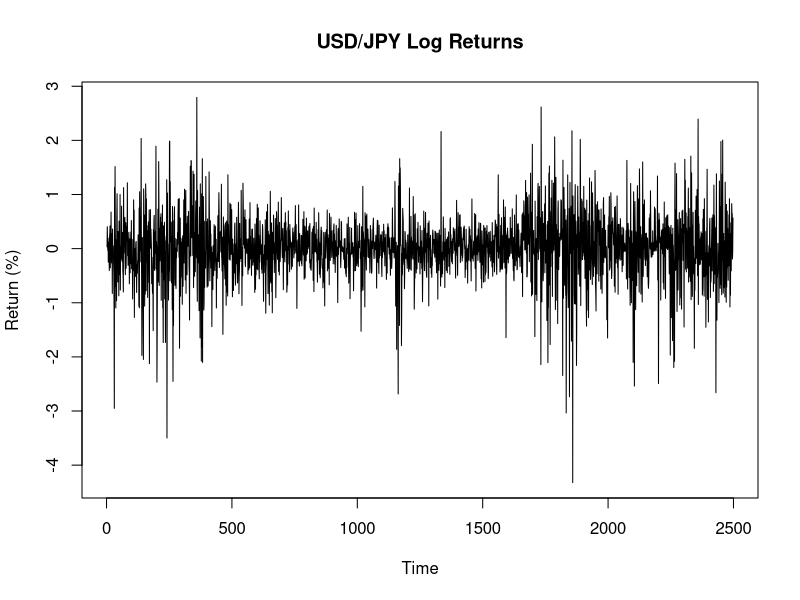
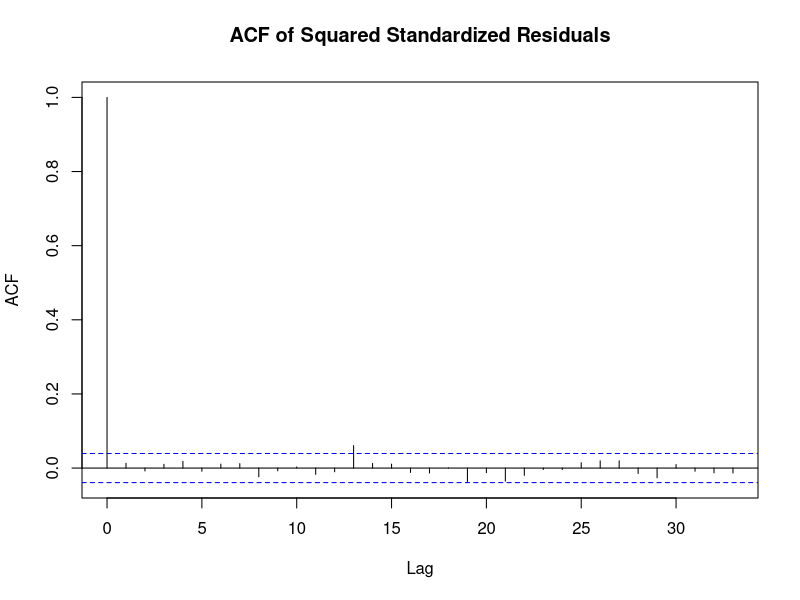
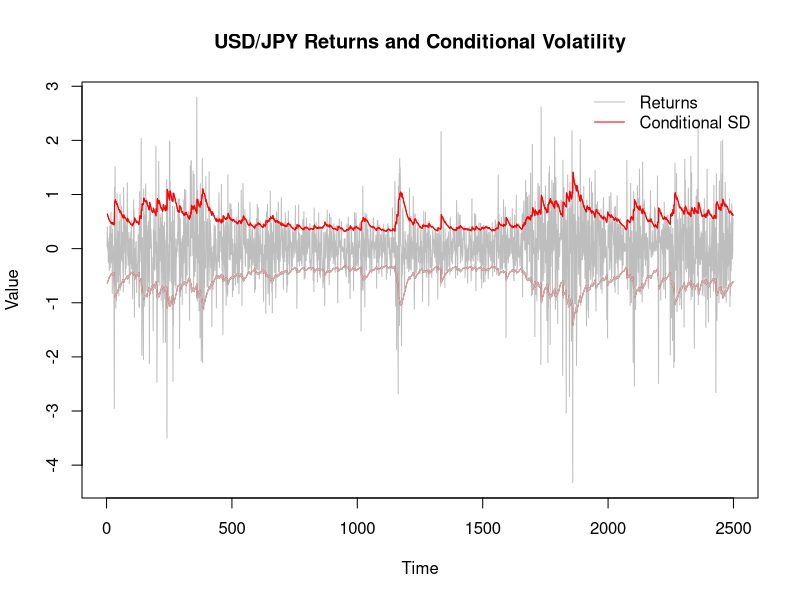

These figures' R source, in order:
## ---- chunk 1
#| label: fig-returns
#| echo: false
#| warning: false
#| message: false
#| fig-cap: "Daily log returns of the USD/JPY exchange rate, showing periods of high and low volatility."

# Load required libraries
library(tseries)
library(knitr)

# Load the data, assuming the CSV has DATE and DEXJPUS columns
jpy_data <- read.csv("DEXJPUS.csv", header = TRUE, na.strings = ".")
jpy_data <- na.omit(jpy_data) # Remove rows with missing values (weekends/holidays)

# Create a time series object for the price
price <- ts(jpy_data$DEXJPUS)

# Calculate log returns and remove the first NA value
returns <- diff(log(price)) * 100

plot(returns, main = "USD/JPY Log Returns", ylab = "Return (%)",
     xlab = "Time")
## ---- chunk 2
#| echo: false
#| warning: false
#| message: false

# Formal test for ARCH effects
Box.test(returns^2, lag = 12, type = "Ljung-Box")
## ---- chunk 3
#| label: tbl-coeffs
#| echo: false
#| warning: false
#| message: false

# Specify and estimate the GARCH(1,1) model
garch_model <- garch(returns, order = c(1, 1))

# Display the coefficients in a clean table
knitr::kable(
  summary(garch_model)$coef,
  col.names = c("Estimate", "Std. Error", "t value", "Pr(>|t|)"),
  caption = "GARCH(1,1) Model Coefficients"
)
## ---- chunk 4
#| label: fig-acf-resid
#| echo: false
#| warning: false
#| message: false
#| fig-cap: "ACF of squared standardized residuals from the GARCH model."

# Extract standardized residuals
std_residuals <- residuals(garch_model)
std_residuals <- na.omit(std_residuals)

# Check for remaining autocorrelation in squared residuals
acf(std_residuals^2, main = "ACF of Squared Standardized Residuals")
## ---- chunk 5
#| label: fig-final-plot
#| echo: false
#| warning: false
#| message: false
#| fig-cap: "Daily returns and the GARCH(1,1) conditional volatility."

# The fitted() function returns a time series object of conditional standard deviations.
cond_volatility <- fitted(garch_model)

# Use ts.plot() to correctly align and plot the series together.
ts.plot(returns, cond_volatility, -cond_volatility,
        main = "USD/JPY Returns and Conditional Volatility",
        ylab = "Value",
        gpars = list(col = c("grey", "red", "red")))
legend("topright", legend = c("Returns", "Conditional SD"),
       col = c("grey", "red"), lty = 1, bty = "n")
## ---- chunk 6
#| label: final-test
#| echo: false
#| warning: false
#| message: false

# Final diagnostic check: Ljung-Box test on squared standardized residuals
Box.test(std_residuals^2, lag = 12, type = "Ljung-Box")
